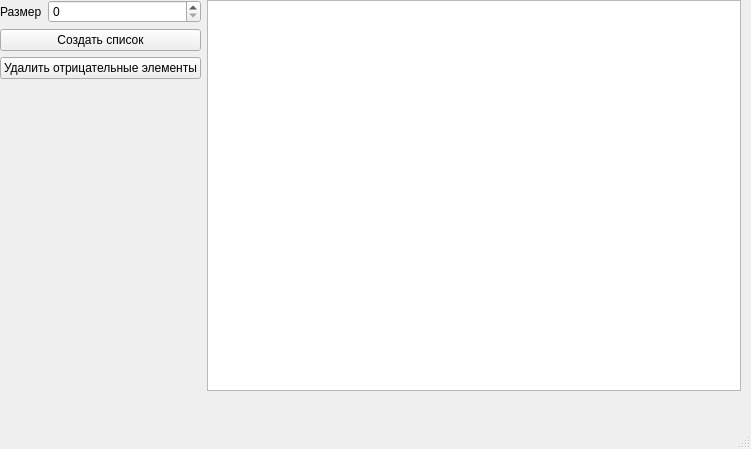
<?xml version="1.0" encoding="UTF-8"?>
<ui version="4.0">
 <class>MainWindow</class>
 <widget class="QMainWindow" name="MainWindow">
  <property name="geometry">
   <rect>
    <x>0</x>
    <y>0</y>
    <width>751</width>
    <height>449</height>
   </rect>
  </property>
  <property name="windowTitle">
   <string>MainWindow</string>
  </property>
  <widget class="QWidget" name="centralwidget">
   <widget class="QWidget" name="layoutWidget">
    <property name="geometry">
     <rect>
      <x>0</x>
      <y>0</y>
      <width>741</width>
      <height>391</height>
     </rect>
    </property>
    <layout class="QHBoxLayout" name="horizontalLayout">
     <item>
      <layout class="QFormLayout" name="formLayout">
       <item row="0" column="0">
        <widget class="QLabel" name="label">
         <property name="text">
          <string>Размер</string>
         </property>
        </widget>
       </item>
       <item row="0" column="1">
        <widget class="QSpinBox" name="spinBox">
         <property name="maximum">
          <number>100</number>
         </property>
        </widget>
       </item>
       <item row="1" column="0" colspan="2">
        <widget class="QPushButton" name="createList">
         <property name="text">
          <string>Создать список</string>
         </property>
        </widget>
       </item>
       <item row="2" column="0" colspan="2">
        <widget class="QPushButton" name="deleteList">
         <property name="text">
          <string>Удалить отрицательные элементы</string>
         </property>
        </widget>
       </item>
       <item row="3" column="0">
        <spacer name="verticalSpacer_2">
         <property name="orientation">
          <enum>Qt::Vertical</enum>
         </property>
         <property name="sizeHint" stdset="0">
          <size>
           <width>20</width>
           <height>40</height>
          </size>
         </property>
        </spacer>
       </item>
      </layout>
     </item>
     <item>
      <widget class="QListWidget" name="list"/>
     </item>
    </layout>
   </widget>
  </widget>
  <widget class="QMenuBar" name="menubar">
   <property name="geometry">
    <rect>
     <x>0</x>
     <y>0</y>
     <width>751</width>
     <height>25</height>
    </rect>
   </property>
  </widget>
  <widget class="QStatusBar" name="statusbar"/>
 </widget>
 <resources/>
 <connections/>
</ui>
